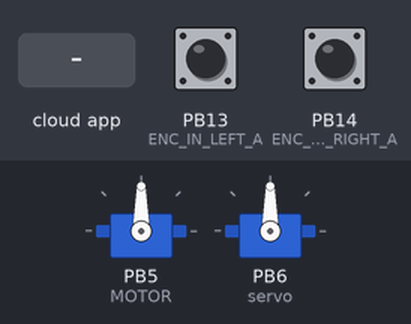
Simulated run of this sketch. Board: STM32 Black Pill. On the bench: 2 × servo. Inputs (shaded band) come from the test bench; at power-on: PB13 (ENC_IN_LEFT_A) HIGH, PB14 (ENC_IN_RIGHT_A) HIGH. The ROS host is connected and sends only what is stated.

Above: at 1.2 s.
1.3 s: the phone or cloud app sets linear.x to -100
At 2.2 s:
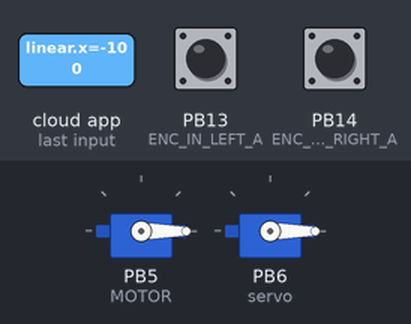
2.8 s: the phone or cloud app sets angular.z to 100
At 3.8 s:
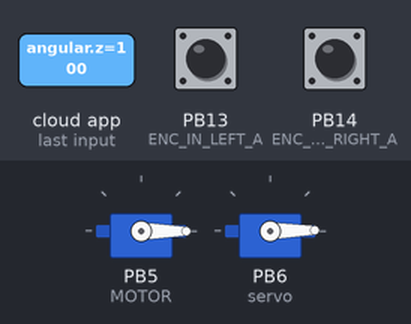
Timing chart, 0 to 5.8 s (numbered marks = the images above; inputs shaded):
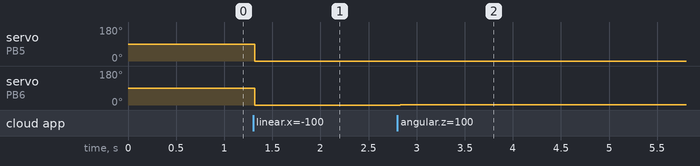

The sketch:

AV_ESC.ino
```cpp
#define ARDUINO_BLACKPILL_F411CE
#define USE_USBCON
// #define ARDUINO_ARCH_STM32F4

// #include <SoftwareSerial.h>
#include <ros.h>
#include <std_msgs/Int16.h>
#include "std_msgs/MultiArrayLayout.h"
#include "std_msgs/MultiArrayDimension.h"
#include "std_msgs/Float32MultiArray.h"
#include "geometry_msgs/Twist.h"

#include <Servo.h>


// Handles startup and shutdown of ROS
ros::NodeHandle nh;

Servo servo;
Servo motor;

// Encoder output to Arduino Interrupt pin. Tracks the tick count.
#define ENC_IN_LEFT_A PB13   // Hijau
#define ENC_IN_RIGHT_A PB14  // Hijau

// Other encoder output to Arduino to keep track of wheel direction
// Tracks the direction of rotation.
#define ENC_IN_LEFT_B PA0   // Kuning
#define ENC_IN_RIGHT_B PA1  // Kuning


#define MOTOR PB5
#define SERVO PB6

// True = Forward; False = Reverse
boolean Direction_left = true;
boolean Direction_right = true;

// Minumum and maximum values for 16-bit integers
const int encoder_minimum = -32768;
const int encoder_maximum = 32767;

int angle = 90;

// Keep track of the number of wheel ticks
std_msgs::Int16 right_wheel_tick_count;
ros::Publisher rightPub("right_ticks", &right_wheel_tick_count);

std_msgs::Int16 angleCount;
std_msgs::Int16 left_wheel_tick_count;
ros::Publisher leftPub("left_ticks", &left_wheel_tick_count);
ros::Publisher anglePub("angle_pub", &angleCount);


// 100ms interval for measurements
const int interval = 100;
long previousMillis = 0;
long currentMillis = 0;

// Increment the number of ticks
void right_wheel_tick() {

  // Read the value for the encoder for the right wheel
  int val = digitalRead(ENC_IN_RIGHT_B);

  if (val == LOW) {
    Direction_right = false;  // Reverse
  } else {
    Direction_right = true;  // Forward
  }

  if (Direction_right) {

    if (right_wheel_tick_count.data == encoder_maximum) {
      right_wheel_tick_count.data = encoder_minimum;
    } else {
      right_wheel_tick_count.data++;
    }
  } else {
    if (right_wheel_tick_count.data == encoder_minimum) {
      right_wheel_tick_count.data = encoder_maximum;
    } else {
      right_wheel_tick_count.data--;
    }
  }
}

// Increment the number of ticks
void left_wheel_tick() {

  // Read the value for the encoder for the left wheel
  int val = digitalRead(ENC_IN_LEFT_B);

      if (val == LOW) {
        Direction_left = true;  // Reverse
      } else {
        Direction_left = false;  // Forward
      }

      if (Direction_left) {
        if (left_wheel_tick_count.data == encoder_maximum) {
          left_wheel_tick_count.data = encoder_minimum;
        } else {
          left_wheel_tick_count.data++;
        }
      } else {
        if (left_wheel_tick_count.data == encoder_minimum) {
          left_wheel_tick_count.data = encoder_maximum;
        } else {
          left_wheel_tick_count.data--;
        }
      }
}

void steering(const geometry_msgs::Twist& cmd_msg) {

  int gas = int(cmd_msg.linear.x);
  angle = int(cmd_msg.angular.z);

  angleCount.data = angle;

  motor.writeMicroseconds(gas);  // constant speed (1480: 2m/s, 1450: 0.5m/s, 1500: stop)
  servo.write(angle);            //set servo angle, should be from 0-180
}


ros::Subscriber<geometry_msgs::Twist> sub("car/cmd_vel", steering);

void setup() {

  // Set pin states of the encoder
  pinMode(ENC_IN_LEFT_A, INPUT_PULLUP);
  pinMode(ENC_IN_LEFT_B, INPUT);
  pinMode(ENC_IN_RIGHT_A, INPUT_PULLUP);
  pinMode(ENC_IN_RIGHT_B, INPUT);

  motor.attach(MOTOR, 1000, 2000);
  servo.attach(PB6);  //attach it to pin 9//UP DOWN

  // Every time the pin goes high, this is a tick
  attachInterrupt(digitalPinToInterrupt(ENC_IN_LEFT_A), left_wheel_tick, RISING);
  attachInterrupt(digitalPinToInterrupt(ENC_IN_RIGHT_A), right_wheel_tick, RISING);


  // ROS Setup
  nh.getHardware()->setBaud(57600);
  nh.initNode();
  nh.subscribe(sub);
  nh.advertise(rightPub);
  nh.advertise(leftPub);
  nh.advertise(anglePub);
}

void loop() {

  // Record the time
  currentMillis = millis();

  // If 100ms have passed, print the number of ticks
  if (currentMillis - previousMillis > interval) {

    previousMillis = currentMillis;

    rightPub.publish( &right_wheel_tick_count );
    leftPub.publish( &left_wheel_tick_count );
    anglePub.publish( &angleCount);
    nh.spinOnce();
  }
}
```

Measured:
- after the input at 1.3 s, servo on PB5 (MOTOR), servo on PB6 (servo): 90° → 0° at once
- after the input at 2.8 s, servo on PB6 (servo): 0° → 1° at once
